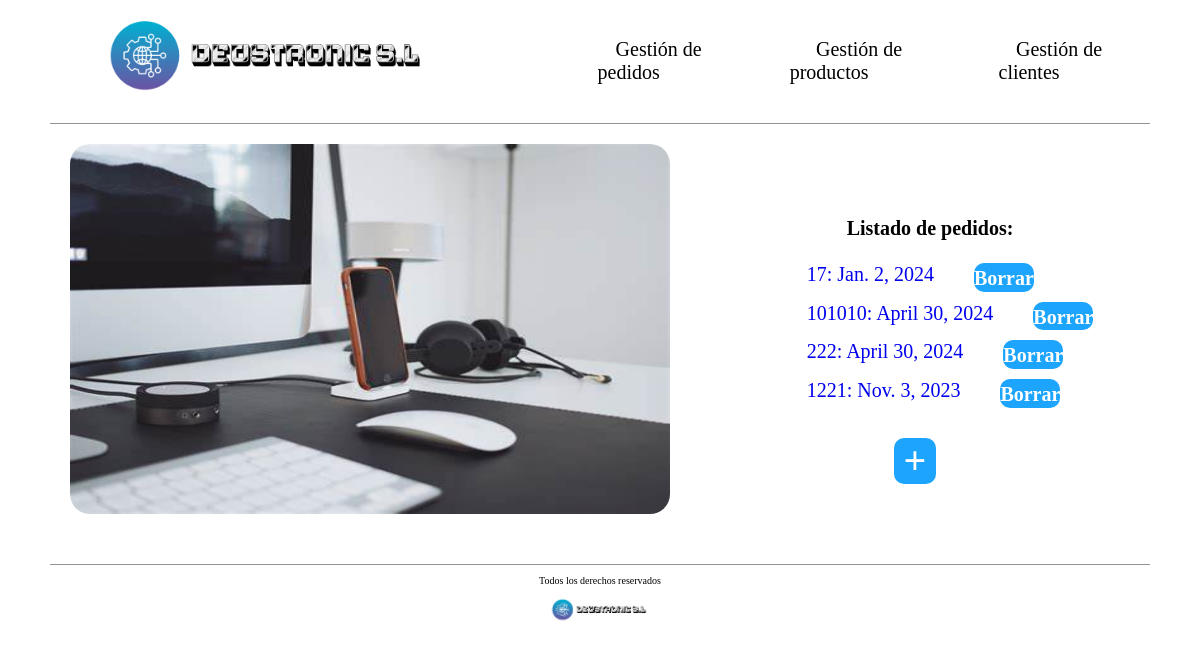
The app's page /empresaDjango/pedido/, older data.
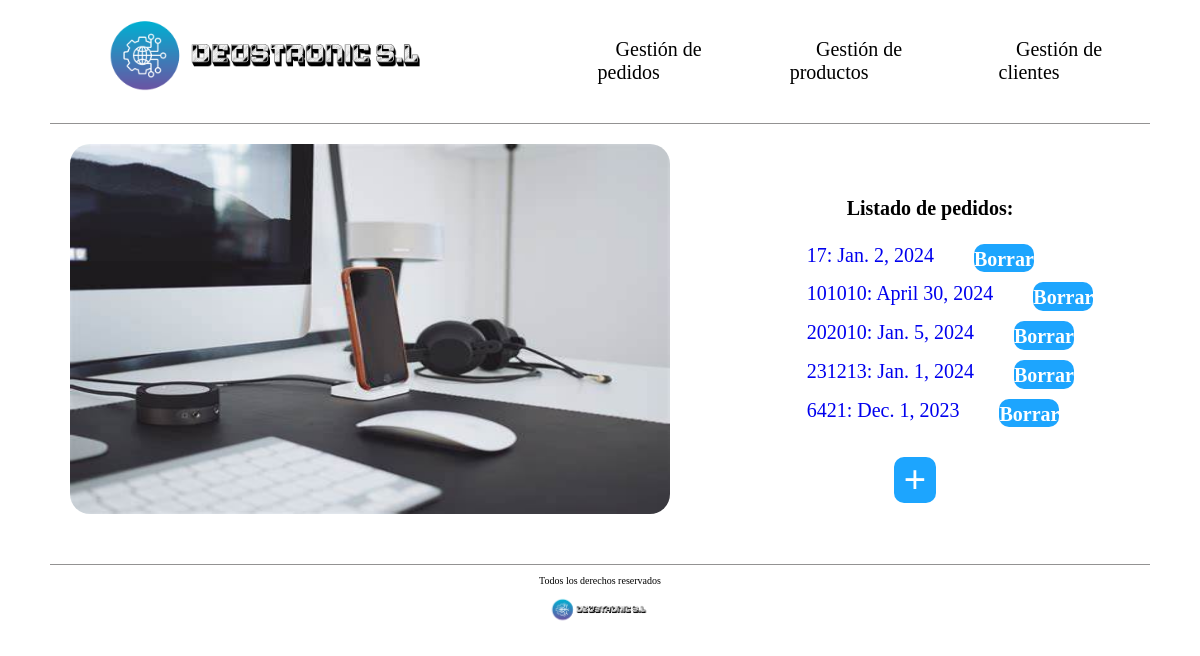
The same page, newer data.
### empresaDjango/models.py (models this page shows, shortened)
class Pedido(models.Model):
    cliente = models.ForeignKey(Cliente, on_delete=models.CASCADE)
    cod_pedido = models.CharField(max_length=10)
    fecha = models.DateField()
    precio_total = models.IntegerField(default=0)

### empresaDjango/views.py (the view)
# urls.py: path('pedido/', views.index_pedido, name='index_ped'),
def index_pedido(request):
    pedidos = Pedido.objects.all()
    return render(request, 'index_pedido.html', {'listado_pedidos' : pedidos})

### empresaDjango/templates/index_pedido.html (shortened to what this page needs)
{% load static %}
<!DOCTYPE html>
<html lang="es">
<head>
    <link rel="stylesheet" href="{% static 'css/styles.css'%}" />
    <link rel="stylesheet" href="{% static 'css/normalize.css'%}" />
</head>
<body>
    <header>
        <div class="navegacion">
            <nav class="nav-principal">
                <a href="{% url 'index_ped' %}">
                  <img src="{% static 'images/DEUSTRONIC.png' %}" alt="Logo Tienda" />
                </a>
                <ul class="elementos-navegacion">
                  <li>
                    <a href="{% url 'index_ped' %}">Gestión de pedidos</a>
                  </li>
                  <li>
                    <a href="{% url 'index_pro' %}">Gestión de productos</a>
                  </li>
                  <li>
                    <a href="{% url 'index_cli' %}">Gestión de clientes</a>
                  </li>
                </ul>
            </nav>
        </div>
    </header>
     <main>
        <div class="contenedor-principal-index">
            <div class="parte-izquierda">
                <img src="{% static 'images/Escritorio.jpeg'%}" alt="Foto con artículos tecnológicos en un escritorio" />
            </div>
            <div class="parte-derecha">
            <h1>Listado de pedidos:</h1>
                <ul>
                    {% for p in listado_pedidos %}
                    <li class="listados">
                        <a href="{% url 'detail_ped' p.cod_pedido %}">
                        {{ p.cod_pedido }}: {{ p.fecha }}  <div class="boton_borrar"> <a  href="{% url 'borrar_pedido' p.cod_pedido %}"> Borrar </a> </div>
                        </a>
                    </li>
                    {% endfor %}
                </ul>
                <div class="boton_crear_pedidos">
                        <a  href="{% url 'pedido_create' %}"> + </a>
                </div>
            </div>
        </div>
     </main>
    <footer>
        <div class="contenido-footer">
            <p class="copyright">Todos los derechos reservados</p>
            <img src="{% static 'images/DEUSTRONIC.png'%}" alt="Logo Tienda" />
        </div>
    </footer>
</body>
</html>

### empresaDjango/static/css/styles.css (style rules this page uses)
html { box-sizing: border-box; font-size: 62.5%; background-color: white; }
a { text-decoration: none; }
.nav-principal { display: flex; flex-direction: row; align-items: center; padding: 1rem; border-bottom: 1px solid #2e2c2c83; margin: 0 5rem 0 5rem; }
.nav-principal img { height: 10rem; }
.nav-principal a { color: rgb(0, 0, 0); margin-left: 3rem; margin-right: 3rem; text-align: center; }
.nav-principal li { text-align: center; }
.elementos-navegacion { list-style: none; display: flex; justify-content: space-between; align-items: center; font-size: 2rem; padding: 0rem; margin-left: 7rem; }
.contenedor-principal-index { margin: 2rem 5rem 2rem 5rem; display: grid; min-height: 40rem; grid-template-columns: 60% 40%; }
.parte-izquierda { margin-left: 2rem; }
.parte-izquierda img { border-radius: 2rem; width: 60rem; height: 37em; }
.parte-derecha { display: flex; flex-direction: column; align-items: center; justify-content: center; }
.listados { font-size: 2rem; margin-bottom: 1rem; display: flex; }
.boton_crear_pedidos { font-size: 4rem; font-weight: bolder; background-color: #1DA5FE; border-radius: 1rem; margin-left: 3rem; margin-right: 6rem; margin-top: 1rem; }
.boton_crear_pedidos a { color: white; margin-left: 1rem; margin-right: 1rem; }
.boton_borrar { font-size: 2.5rem; font-weight: bolder; background-color: #1DA5FE; border-radius: 1rem; margin-left: 4rem; text-align: center; }
.boton_borrar a { color: white; font-size: 2rem; }
.contenido-footer { margin: 0 5rem 0 5rem; text-align: center; align-items: center; border-top: 1px solid #2e2c2c83; }
.contenido-footer img { height: 3rem; }

Row changes from the older to the newer data that the page shows:
removed Pedido: cod_pedido "222", fecha "April 30, 2024"
removed Pedido: cod_pedido "1221", fecha "Nov. 3, 2023"
added Pedido: cod_pedido "202010", fecha "Jan. 5, 2024"
added Pedido: cod_pedido "231213", fecha "Jan. 1, 2024"
added Pedido: cod_pedido "6421", fecha "Dec. 1, 2023"
